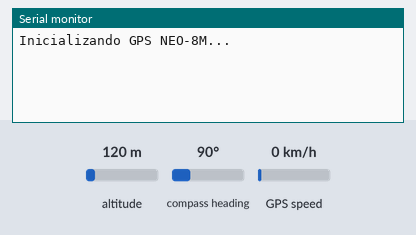
The sketch below on a simulated ESP32. Parts: the last lines printed to the serial monitor. The test bench sets the inputs (shaded band); at power-on: GPS speed 0 km/h, altitude 120 m, compass heading 90°. The GPS gets a fix after 3 s at 37.7749, -122.4194 with 8 satellites.

Above: at 1.2 s.
1.3 s: GPS speed set to 2 km/h
At 3.8 s:
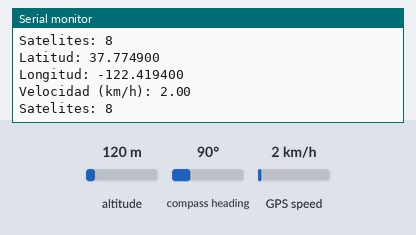
4.5 s: GPS speed set to 30 km/h
At 5.8 s:
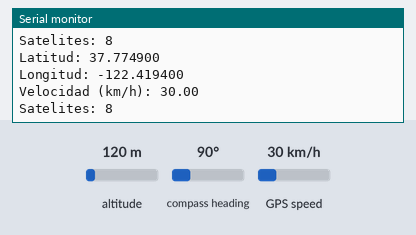

Measured:
- after the input at 1.3 s, the serial monitor: prints a new line after 1.7 s (image 1)
- after the input at 4.5 s, the serial monitor: prints a new line after 0.51 s (image 2)

The sketch:

gps_neo8m.ino
```cpp
#include <HardwareSerial.h>
#include <TinyGPS++.h>

// Usa el UART2 del ESP32 (RX=16, TX=17 por defecto)
HardwareSerial SerialGPS(2);
TinyGPSPlus gps;

void setup() {
  Serial.begin(115200);

  // NEO-8M suele usar 9600 baudios por defecto
  SerialGPS.begin(9600, SERIAL_8N1, 16, 17);
  Serial.println("Inicializando GPS NEO-8M...");
}

void loop() {
  // Leemos el puerto Serial del GPS constantemente
  while (SerialGPS.available() > 0) {
    if (gps.encode(SerialGPS.read())) {
      mostrarDatosGPS();
    }
  }

  // Si no hay datos en 5 segundos, error de conexion
  if (millis() > 5000 && gps.charsProcessed() < 10) {
    Serial.println(F("No se detecta GPS: Revisa conexiones"));
    while(true);
  }
}

void mostrarDatosGPS() {
  if (gps.location.isUpdated()) {
    Serial.print("Latitud: "); Serial.println(gps.location.lat(), 6);
    Serial.print("Longitud: "); Serial.println(gps.location.lng(), 6);
    Serial.print("Velocidad (km/h): "); Serial.println(gps.speed.kmph());
    Serial.print("Satelites: "); Serial.println(gps.satellites.value());
  }
}
```
